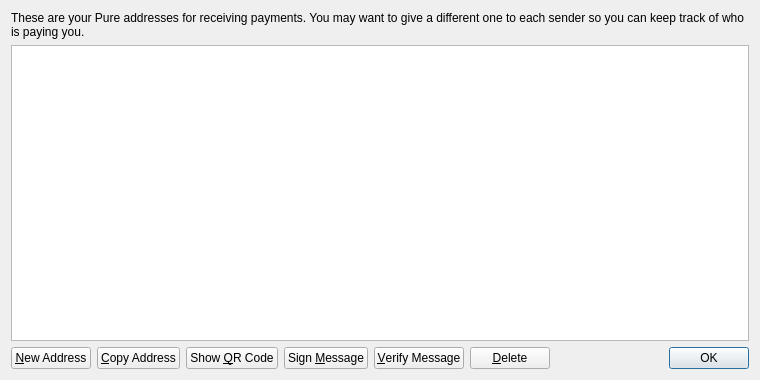
<?xml version="1.0" encoding="UTF-8"?>
<ui version="4.0">
 <class>AddressBookPage</class>
 <widget class="QWidget" name="AddressBookPage">
  <property name="geometry">
   <rect>
    <x>0</x>
    <y>0</y>
    <width>760</width>
    <height>380</height>
   </rect>
  </property>
  <property name="windowTitle">
   <string>Address Book</string>
  </property>
  <layout class="QVBoxLayout" name="verticalLayout">
   <item>
    <widget class="QLabel" name="labelExplanation">
     <property name="text">
      <string>These are your Pure addresses for receiving payments. You may want to give a different one to each sender so you can keep track of who is paying you.</string>
     </property>
     <property name="textFormat">
      <enum>Qt::PlainText</enum>
     </property>
     <property name="wordWrap">
      <bool>true</bool>
     </property>
    </widget>
   </item>
   <item>
    <widget class="QTableView" name="tableView">
     <property name="contextMenuPolicy">
      <enum>Qt::CustomContextMenu</enum>
     </property>
     <property name="toolTip">
      <string>Double-click to edit address or label</string>
     </property>
     <property name="tabKeyNavigation">
      <bool>false</bool>
     </property>
     <property name="selectionMode">
      <enum>QAbstractItemView::SingleSelection</enum>
     </property>
     <property name="selectionBehavior">
      <enum>QAbstractItemView::SelectRows</enum>
     </property>
     <property name="sortingEnabled">
      <bool>true</bool>
     </property>
     <attribute name="verticalHeaderVisible">
      <bool>false</bool>
     </attribute>
    </widget>
   </item>
   <item>
    <layout class="QHBoxLayout" name="horizontalLayout">
     <item>
      <widget class="QPushButton" name="newAddressButton">
       <property name="toolTip">
        <string>Create a new address</string>
       </property>
       <property name="text">
        <string>&amp;New Address</string>
       </property>
      </widget>
     </item>
     <item>
      <widget class="QPushButton" name="copyToClipboard">
       <property name="toolTip">
        <string>Copy the currently selected address to the system clipboard</string>
       </property>
       <property name="text">
        <string>&amp;Copy Address</string>
       </property>
      </widget>
     </item>
     <item>
      <widget class="QPushButton" name="showQRCode">
       <property name="text">
        <string>Show &amp;QR Code</string>
       </property>
      </widget>
     </item>
     <item>
      <widget class="QPushButton" name="signMessage">
       <property name="toolTip">
        <string>Sign a message to prove you own a Pure address</string>
       </property>
       <property name="text">
        <string>Sign &amp;Message</string>
       </property>
      </widget>
     </item>
     <item>
      <widget class="QPushButton" name="verifyMessage">
       <property name="toolTip">
        <string>Verify a message to ensure it was signed with a specified Pure address</string>
       </property>
       <property name="text">
        <string>&amp;Verify Message</string>
       </property>
      </widget>
     </item>
     <item>
      <widget class="QPushButton" name="deleteButton">
       <property name="toolTip">
        <string>Delete the currently selected address from the list</string>
       </property>
       <property name="text">
        <string>&amp;Delete</string>
       </property>
      </widget>
     </item>
     <item>
      <spacer name="horizontalSpacer">
       <property name="orientation">
        <enum>Qt::Horizontal</enum>
       </property>
       <property name="sizeHint" stdset="0">
        <size>
         <width>40</width>
         <height>20</height>
        </size>
       </property>
      </spacer>
     </item>
     <item>
      <widget class="QDialogButtonBox" name="buttonBox">
       <property name="sizePolicy">
        <sizepolicy hsizetype="Maximum" vsizetype="Fixed">
         <horstretch>0</horstretch>
         <verstretch>0</verstretch>
        </sizepolicy>
       </property>
       <property name="standardButtons">
        <set>QDialogButtonBox::Ok</set>
       </property>
      </widget>
     </item>
    </layout>
   </item>
  </layout>
 </widget>
 <resources>
  <include location="../bitcoin.qrc"/>
 </resources>
 <connections/>
</ui>
